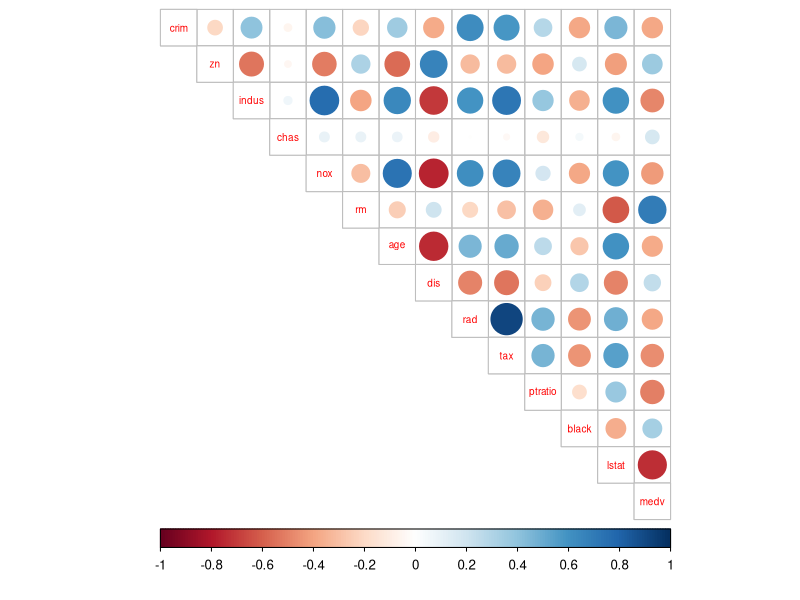
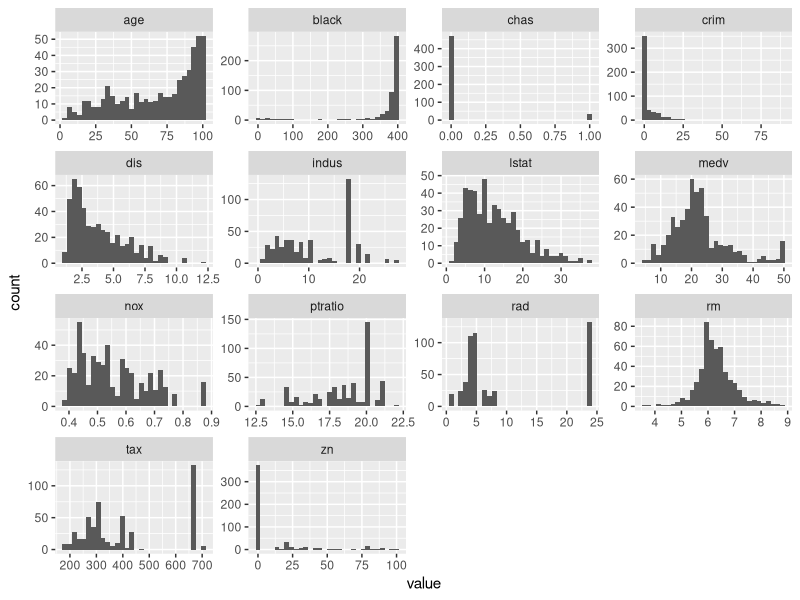
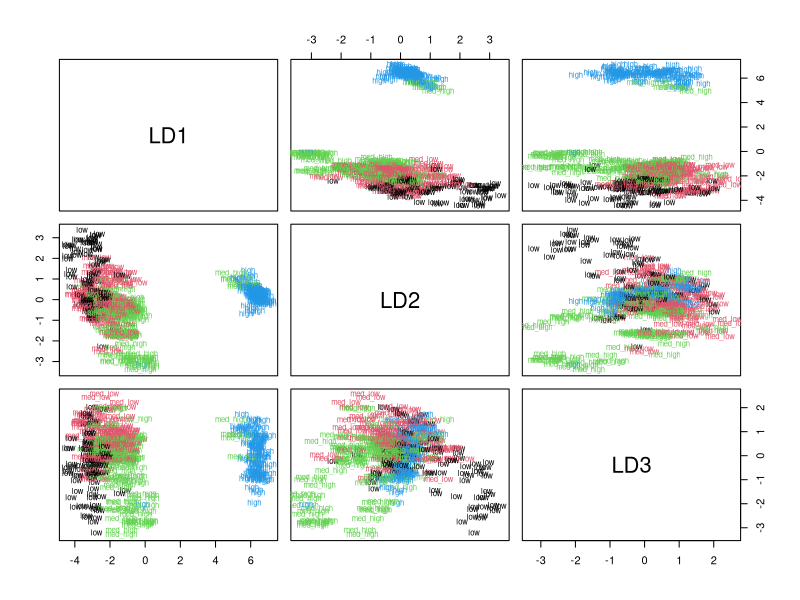
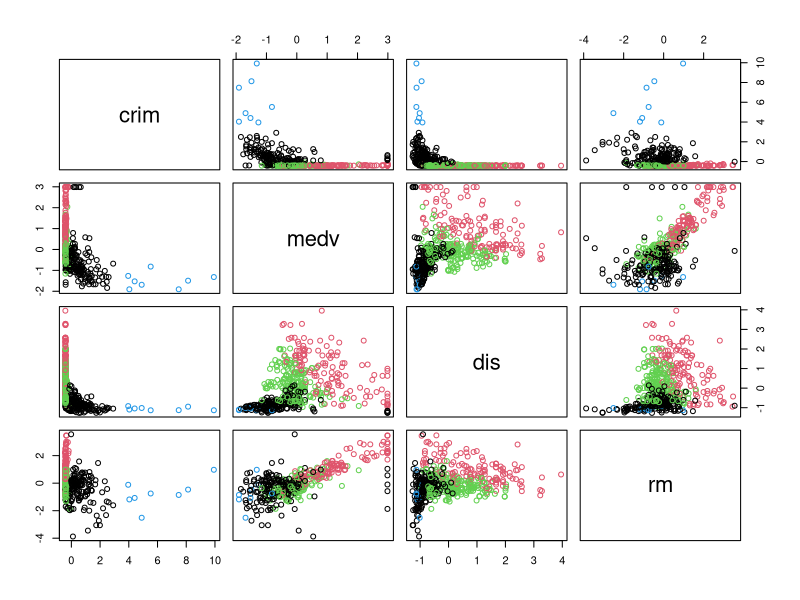
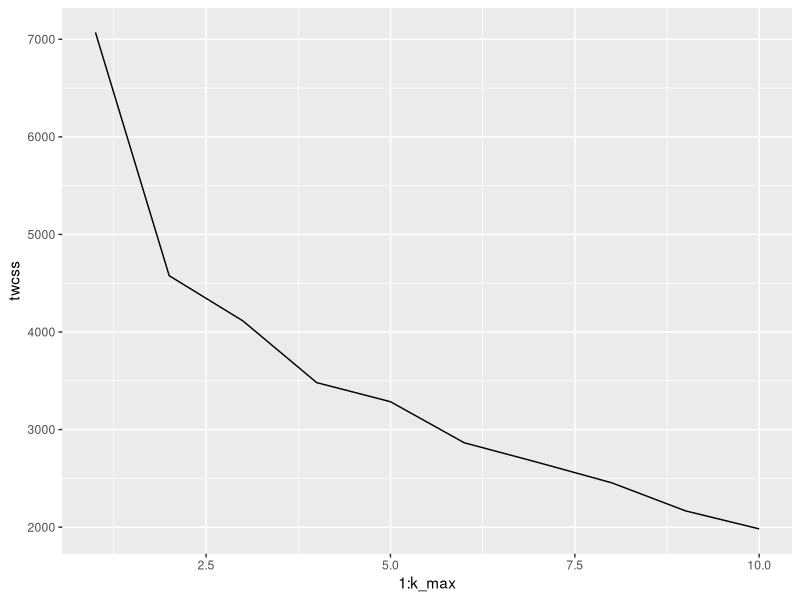
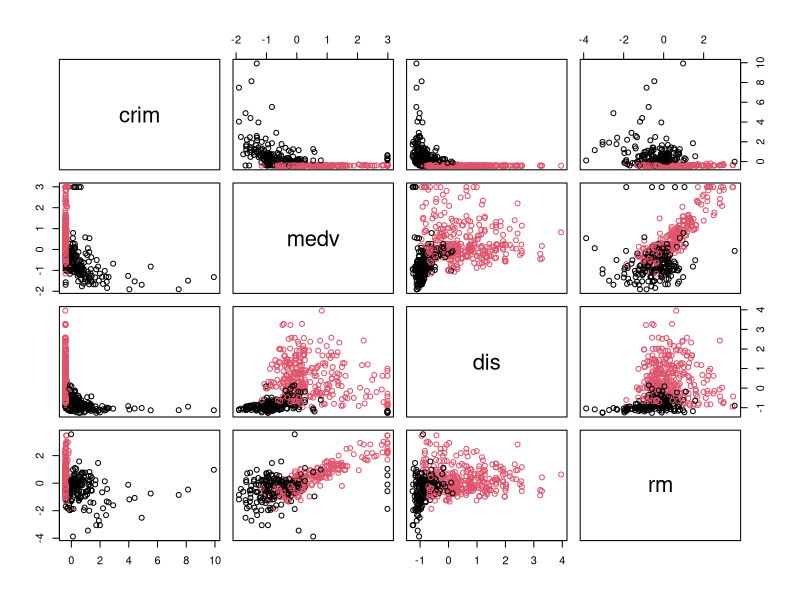
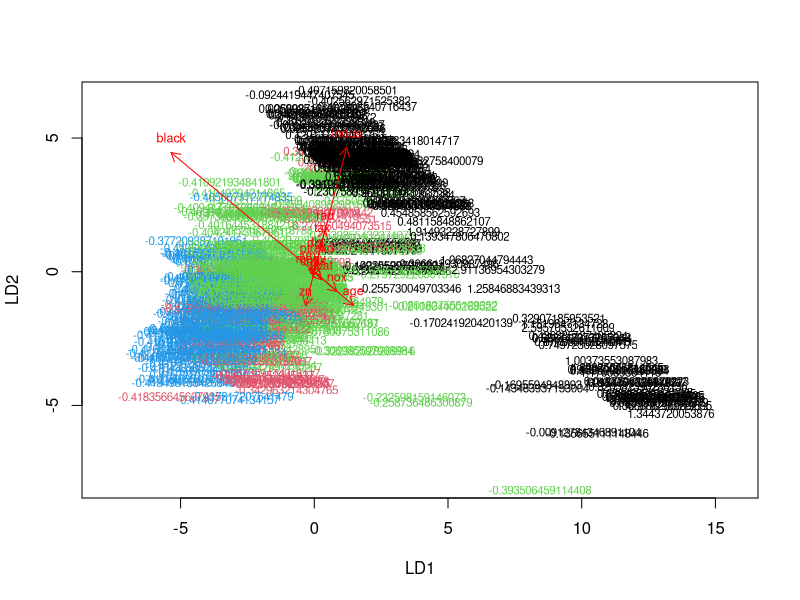

These charts were generated, in order, by the following R code:
## ---- chunk 1
#load libraries
library(dplyr); library(ggplot2); library(corrplot)
library(MASS); library(tidyr)

## ---- chunk 2
#Let's take a look at the data
data("Boston")
str(Boston)
summary(Boston)
dim(Boston)

#Let's have a looksie. Since there are quite a few variables, plot each 
#plot type separately, instead of using, e.g., pairs.

#Correlations
cor_matrix<-cor(Boston) 
corrplot(cor_matrix, method="circle",type='upper',cl.pos = "b", tl.pos = "d" ,tl.cex = 0.6)

#Histograms
Boston %>%  gather() %>%
  ggplot(aes(value)) +
    facet_wrap(~ key, scales = "free") +
    geom_histogram()


## ---- chunk 3
#scale the dataset
boston_scaled <- as.data.frame(scale(Boston))
summary(boston_scaled)

#Mean vanished, what about the sdev?
apply(boston_scaled,2,sd)

## ---- chunk 4
bins <- quantile(boston_scaled$crim)
crime <- cut(boston_scaled$crim, breaks = bins, include.lowest = TRUE, label=c("low", "med_low", "med_high", "high"))
# remove original crim from the dataset
boston_scaled <- dplyr::select(boston_scaled, -crim)
# add the new categorical value to scaled data
boston_scaled <- data.frame(boston_scaled, crime)


# number of rows in the Boston dataset 
n <- nrow(boston_scaled)
# choose randomly 80% of the rows
ind <- sample(n,  size = n * 0.8)
# create train set
train <- boston_scaled[ind,]
# create test set 
test <- boston_scaled[-ind,]

## ---- chunk 5
# linear discriminant analysis
#crime is the target variable, . indicates that all the other are explanatory 
#variables
lda.fit <- lda(crime ~ . , data = train)

# print the lda.fit object
lda.fit

classes <- as.numeric(train$crime)
plot(lda.fit,dimen=3,col = classes,pch = classes)


## ---- chunk 6

# save the correct classes from test data
correct_classes <- test$crime
# remove the crime variable from test data
test <- dplyr::select(test, -crime)
#Make a prediction
lda.pred <- predict(lda.fit, newdata = test)
#and tabulate the results
table(correct = correct_classes, predicted = lda.pred$class)


## ---- chunk 7
#Since the Boston dataset is untouched, it can be used as-is.
#Rewrite the boston_scaled variable
boston_scaled <- as.data.frame(scale(Boston))

#Check out the distance measures
dist_boston <- dist(Boston)
summary(dist_boston)
km <-kmeans(boston_scaled, centers = 4)
pairs(boston_scaled[c("crim","medv","dis","rm")], col=km$cluster)

## ---- chunk 8

k_max <- 10
# calculate the total within sum of squares
twcss <- sapply(1:k_max, function(k){kmeans(boston_scaled, k)$tot.withinss})

# visualize the results
qplot(x = 1:k_max, y = twcss, geom = 'line')

km <-kmeans(boston_scaled, centers = 2)
pairs(boston_scaled[c("crim","medv","dis","rm")], col=km$cluster)

## ---- chunk 9
#Since the Boston dataset is untouched, it can be used as-is.
#Rewrite the boston_scaled variable
boston_scaled <- as.data.frame(scale(Boston))

#Use four clusters this time
km <-kmeans(boston_scaled, centers = 4)
clusters = km$cluster
lda.fit <- lda(crim ~ . , data = boston_scaled)

lda.arrows <- function(x, myscale = 1, arrow_heads = 0.1, color = "red", tex = 0.75, choices = c(1,2)){
  heads <- coef(x)
  
  arrows(x0 = 0, y0 = 0, 
         x1 = myscale * heads[,choices[1]], 
         y1 = myscale * heads[,choices[2]], col=color, length = arrow_heads)
  text(myscale * heads[,choices], labels = row.names(heads), 
       cex = tex, col=color, pos=3)
}


#plot(lda.fit,dimen=2,col = clusters,pch = clusters)
plot(lda.fit,dimen=2,col = clusters,pch = clusters)+lda.arrows(lda.fit,myscale=2.0)

